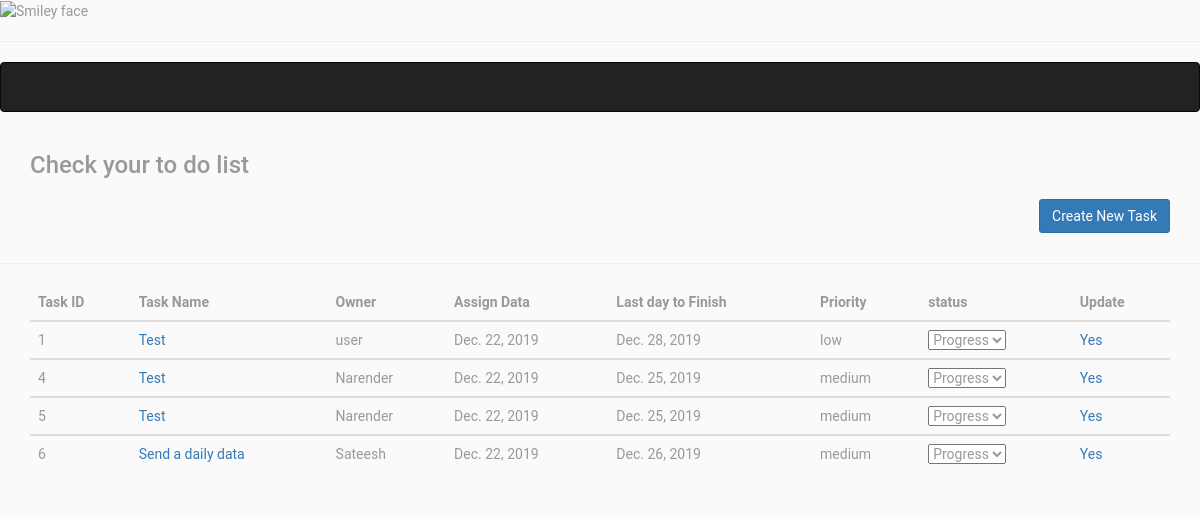
Screenshot of /my_task/ with the database file from the repository.
### apollo_app/models.py (models this page shows)
class Task_Models(models.Model):
    task_title = models.CharField(max_length=50)
    task_description = models.TextField(max_length=150)
    task_assign_date = models.DateField(default=None)
    task_complete_date = models.DateField()
    assigning_to = models.CharField(max_length=50)
    priority = models.CharField(max_length=50, default=None)

### apollo_app/views.py (the view)
# urls.py: path('my_task/', views.my_task, name='my_task'),
def my_task(request):
    task_data = Task_Models.objects.all()
    return render(request, 'my_taks.html', {'task_data': task_data})

### templates/my_taks.html (shortened to what this page needs)
{% include 'base.html' %}
<html>
<head>
</head>
<body>
<div class="container">
  <h3>Check your to do list</h3>
  <h3 align="right">
      <form action="{% url 'new_takk_create' %}">
          <button type="submit" class="btn btn-primary btn">Create New Task </button>
      </form>
  </h3>
</div>
<hr>
<div class="container">
<form method="post">
  <table class="table">
    <thead>
      <tr>
        <th>Task ID</th>
        <th>Task Name</th>
        <th>Owner</th>
        <th>Assign Data</th>
        <th>Last day to Finish</th>
        <th>Priority</th>
        <th>status</th>
        <th>Update</th>
      </tr>
    </thead>
      {% for task in task_data%}
    <tbody>
      <tr>
        <td> {{ task.id }}</td>
        <td>  <a href="{% url 'my_task'  %}"> {{ task.task_title }}</a> </td>
        <td>{{ task.assigning_to}}</td>
        <td>{{ task.task_assign_date }}</td>
        <td>{{ task.task_complete_date }}</td>
        <td>{{ task.priority }}</td>
        <td>
            <select name="status">}
                    <option value="progress">Progress</option>}
                </select>
        </td>
        <td><a>Yes </a></td>
      </tr>
    </tbody>
      {% endfor %}
  </table>
</form>
</div>
</body>
</html>

### templates/base.html (shortened to what this page needs)
{% load static %}
<!DOCTYPE html>
<html lang="en">
<head>
  <link rel="stylesheet" href="https://maxcdn.bootstrapcdn.com/bootstrap/3.4.1/css/bootstrap.min.css">
    <link rel="stylesheet" href="{% static 'css/sign_up.css' %}">
</head>
<body>
    <img src="http://www.apollotelehealth.com:9013/images/athsnewlogos.png" alt="Smiley face" width="70" height="70">
<hr>
<nav class="navbar navbar-inverse">
</nav>
</body>
</html>

### static/css/sign_up.css (style rules this page uses)
body { color: #999; background: #fafafa; font-family: 'Roboto', sans-serif; }
.form-control, .btn { border-radius: 3px; }

### rows the page displays
Task_Models: id "1", task_title "Test", assigning_to "user", task_assign_date "Dec. 22, 2019", task_complete_date "Dec. 28, 2019", priority "low"
Task_Models: id "4", task_title "Test", assigning_to "Narender", task_assign_date "Dec. 22, 2019", task_complete_date "Dec. 25, 2019", priority "medium"
Task_Models: id "5", task_title "Test", assigning_to "Narender", task_assign_date "Dec. 22, 2019", task_complete_date "Dec. 25, 2019", priority "medium"
Task_Models: id "6", task_title "Send a daily data", assigning_to "Sateesh", task_assign_date "Dec. 22, 2019", task_complete_date "Dec. 26, 2019", priority "medium"
